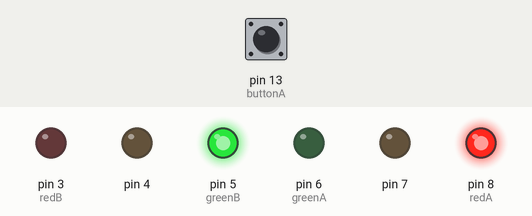
Bench run of a sketch on a simulated Arduino Uno, built with avr-gcc and run on an emulated ATmega328P. Parts: output pins drawn as LEDs (lit = HIGH). Dashed ring = blinking. Inputs (shaded band) come from the test bench; at power-on: pin 13 (buttonA) HIGH.

Above: at 7.4 s.
7.5 s: pin 13 (buttonA) pulled LOW for 0.2 s
At 8.7 s:
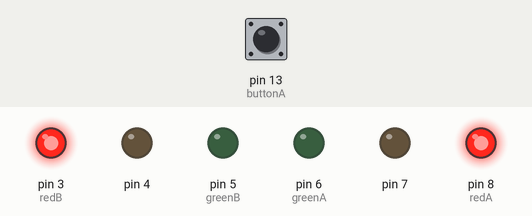
At 13.81 s:
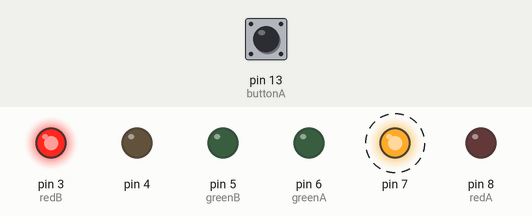
Timing chart, 0 to 22.2 s (numbered marks = the images above; inputs shaded):
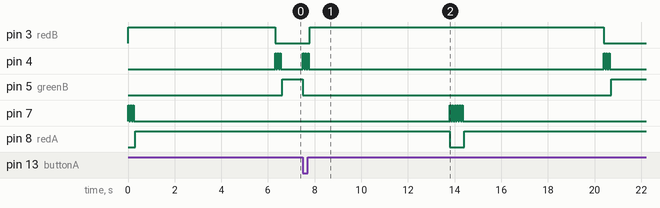

The sketch:

quacau.ino
```cpp
#define buttonA 13
#define buttonB 1
#define greenA 6
#define greenB 5
#define yellowA 7
#define yellowB 4
#define redA 8
#define redB 3

bool kt=1;

void setup() {
  // put your setup code here, to run once:
  for (int i = 3; i <= 8; i++)
  pinMode (i, OUTPUT);
  Serial.begin(9600);
  pinMode (buttonA, INPUT); //thiet lap buttonA o che do input
  pinMode (buttonB, INPUT); //thiet lap buttonB o che do input
  digitalWrite(greenA,HIGH);
  digitalWrite(redB,HIGH);
  kt=false;
}

void nhay(int n, int a) {
  //hàm nháy n lần đèn a
  for (int i = 1; i <= n; i++) {
    digitalWrite(a, HIGH);
    delay(50);
    digitalWrite(a, LOW);
    delay(50);
  }
}
void loop() {
  // put your main code here, to run repeatedly:

  if (digitalRead(buttonB)==0&&kt==false){
    digitalWrite(greenA,LOW);
    nhay(3,yellowA);
    digitalWrite(redA,HIGH);
    delay(6000);
    digitalWrite(redB,LOW);
    nhay(3,yellowB);
    digitalWrite(greenB,HIGH);
    kt=true;
  }
  if (digitalRead(buttonA)==0&&kt==true){
    digitalWrite(greenB,LOW);
    nhay(3,yellowB);
    digitalWrite(redB,HIGH);
    delay(6000);
    digitalWrite(redA,LOW);
    nhay(3,yellowA);
    digitalWrite(greenA,HIGH);
    kt=false;
  }
}
```

Measured:
- after the input at 7.5 s, pin 3 (redB): LOW → HIGH after 0.30 s, → LOW 12.6 s later; pin 5 (greenB): HIGH → LOW at once, → HIGH 13.2 s later; pin 7: alternates HIGH for 0.05 s and LOW for 0.05 s, 12 changes in all, then stays LOW, starting after 6.3 s; pin 8 (redA): HIGH → LOW after 6.3 s, → HIGH 0.60 s later
- by itself, pin 7: alternates HIGH for 0.05 s and LOW for 0.05 s, 6 changes in all, then stays LOW
